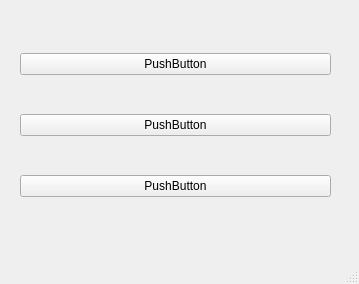
<?xml version="1.0" encoding="UTF-8"?>
<ui version="4.0">
 <class>MainWindow</class>
 <widget class="QMainWindow" name="MainWindow">
  <property name="geometry">
   <rect>
    <x>0</x>
    <y>0</y>
    <width>359</width>
    <height>284</height>
   </rect>
  </property>
  <property name="windowTitle">
   <string>MainWindow</string>
  </property>
  <widget class="QWidget" name="centralwidget">
   <widget class="QWidget" name="verticalLayoutWidget">
    <property name="geometry">
     <rect>
      <x>20</x>
      <y>20</y>
      <width>311</width>
      <height>211</height>
     </rect>
    </property>
    <layout class="QVBoxLayout" name="verticalLayout">
     <item>
      <widget class="QPushButton" name="pushButton_3">
       <property name="text">
        <string>PushButton</string>
       </property>
      </widget>
     </item>
     <item>
      <widget class="QPushButton" name="pushButton">
       <property name="text">
        <string>PushButton</string>
       </property>
      </widget>
     </item>
     <item>
      <widget class="QPushButton" name="pushButton_2">
       <property name="text">
        <string>PushButton</string>
       </property>
      </widget>
     </item>
    </layout>
   </widget>
  </widget>
  <widget class="QMenuBar" name="menubar">
   <property name="geometry">
    <rect>
     <x>0</x>
     <y>0</y>
     <width>359</width>
     <height>22</height>
    </rect>
   </property>
  </widget>
  <widget class="QStatusBar" name="statusbar"/>
 </widget>
 <resources/>
 <connections/>
</ui>
